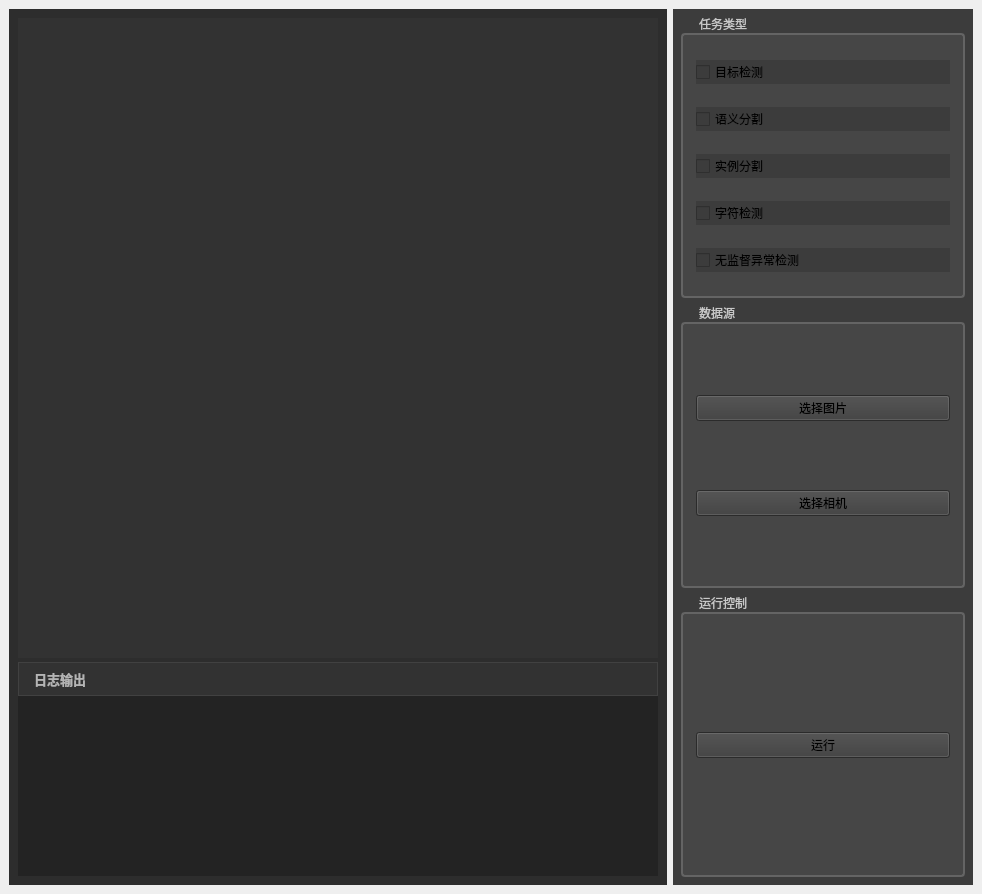
<?xml version="1.0" encoding="UTF-8"?>
<ui version="4.0">
 <class>MainWindow</class>
 <widget class="QMainWindow" name="MainWindow">
  <property name="geometry">
   <rect>
    <x>0</x>
    <y>0</y>
    <width>968</width>
    <height>875</height>
   </rect>
  </property>
  <property name="windowTitle">
   <string>AIVision</string>
  </property>
  <widget class="QWidget" name="centralwidget">
   <layout class="QHBoxLayout" name="horizontalLayout">
    <item>
     <widget class="QWidget" name="left_panel" native="true">
      <property name="styleSheet">
       <string notr="true">background-color: rgb(45, 45, 45);</string>
      </property>
      <layout class="QVBoxLayout" name="left_layout">
       <property name="spacing">
        <number>4</number>
       </property>
       <item>
        <widget class="QWidget" name="show_widget" native="true">
         <property name="minimumSize">
          <size>
           <width>640</width>
           <height>640</height>
          </size>
         </property>
         <property name="maximumSize">
          <size>
           <width>640</width>
           <height>640</height>
          </size>
         </property>
         <property name="styleSheet">
          <string notr="true">background-color: rgb(50, 50, 50);</string>
         </property>
        </widget>
       </item>
       <item>
        <widget class="QWidget" name="log_container" native="true">
         <property name="styleSheet">
          <string notr="true">background-color: rgb(40, 40, 40);
border: 1px solid rgb(65, 65, 65);</string>
         </property>
         <layout class="QVBoxLayout" name="log_layout">
          <property name="spacing">
           <number>0</number>
          </property>
          <property name="leftMargin">
           <number>0</number>
          </property>
          <property name="topMargin">
           <number>0</number>
          </property>
          <property name="rightMargin">
           <number>0</number>
          </property>
          <property name="bottomMargin">
           <number>0</number>
          </property>
          <item>
           <widget class="QLabel" name="log_title">
            <property name="styleSheet">
             <string notr="true">background-color: rgb(50, 50, 50);
color: rgb(180, 180, 180);
padding: 6px 12px;
font-family: &quot;SimSun&quot;, &quot;宋体&quot;;
font-weight: bold;
font-size: 13px;
border-bottom: 1px solid rgb(65, 65, 65);</string>
            </property>
            <property name="text">
             <string>日志输出</string>
            </property>
           </widget>
          </item>
          <item>
           <widget class="QPlainTextEdit" name="log_widget">
            <property name="minimumSize">
             <size>
              <width>0</width>
              <height>180</height>
             </size>
            </property>
            <property name="styleSheet">
             <string notr="true">QPlainTextEdit {
    background-color: rgb(35, 35, 35);
    color: rgb(200, 200, 200);
    border: none;
    font-family: &quot;Consolas&quot;, &quot;Microsoft YaHei&quot;;
    font-size: 12px;
    selection-background-color: rgb(70, 70, 70);
}</string>
            </property>
            <property name="readOnly">
             <bool>true</bool>
            </property>
           </widget>
          </item>
         </layout>
        </widget>
       </item>
      </layout>
     </widget>
    </item>
    <item>
     <widget class="QWidget" name="widget_2" native="true">
      <property name="minimumSize">
       <size>
        <width>300</width>
        <height>0</height>
       </size>
      </property>
      <property name="maximumSize">
       <size>
        <width>200</width>
        <height>1200</height>
       </size>
      </property>
      <property name="styleSheet">
       <string notr="true">background-color: rgb(60, 60, 60);</string>
      </property>
      <layout class="QVBoxLayout" name="verticalLayout_2">
       <property name="spacing">
        <number>8</number>
       </property>
       <property name="leftMargin">
        <number>8</number>
       </property>
       <property name="topMargin">
        <number>8</number>
       </property>
       <property name="rightMargin">
        <number>8</number>
       </property>
       <property name="bottomMargin">
        <number>8</number>
       </property>
       <item>
        <widget class="QGroupBox" name="widget_3">
         <property name="sizePolicy">
          <sizepolicy hsizetype="Preferred" vsizetype="Expanding">
           <horstretch>0</horstretch>
           <verstretch>0</verstretch>
          </sizepolicy>
         </property>
         <property name="styleSheet">
          <string notr="true">QGroupBox {
    background-color: rgb(70, 70, 70);
    border: 2px solid rgb(100, 100, 100);
    border-radius: 4px;
    margin-top: 16px;
    padding-top: 12px;
}
QGroupBox::title {
    subcontrol-origin: margin;
    subcontrol-position: top left;
    left: 10px;
    padding: 0 6px;
    color: rgb(200, 200, 200);
    font-family: &quot;SimSun&quot;, &quot;宋体&quot;;
    font-weight: bold;
    font-size: 13px;
}</string>
         </property>
         <property name="title">
          <string>任务类型</string>
         </property>
         <layout class="QVBoxLayout" name="verticalLayout">
          <property name="spacing">
           <number>8</number>
          </property>
          <property name="leftMargin">
           <number>12</number>
          </property>
          <property name="topMargin">
           <number>8</number>
          </property>
          <property name="rightMargin">
           <number>12</number>
          </property>
          <property name="bottomMargin">
           <number>8</number>
          </property>
          <item>
           <widget class="QCheckBox" name="detectObject">
            <property name="text">
             <string>目标检测</string>
            </property>
            <property name="autoExclusive">
             <bool>true</bool>
            </property>
           </widget>
          </item>
          <item>
           <widget class="QCheckBox" name="segment">
            <property name="text">
             <string>语义分割  </string>
            </property>
            <property name="autoExclusive">
             <bool>true</bool>
            </property>
           </widget>
          </item>
          <item>
           <widget class="QCheckBox" name="instanceSegment">
            <property name="text">
             <string>实例分割 </string>
            </property>
            <property name="autoExclusive">
             <bool>true</bool>
            </property>
           </widget>
          </item>
          <item>
           <widget class="QCheckBox" name="OCR">
            <property name="text">
             <string>字符检测</string>
            </property>
            <property name="autoExclusive">
             <bool>true</bool>
            </property>
           </widget>
          </item>
          <item>
           <widget class="QCheckBox" name="anomalyDetect">
            <property name="text">
             <string>无监督异常检测</string>
            </property>
            <property name="autoExclusive">
             <bool>true</bool>
            </property>
           </widget>
          </item>
         </layout>
        </widget>
       </item>
       <item>
        <widget class="QGroupBox" name="groupBox_data">
         <property name="sizePolicy">
          <sizepolicy hsizetype="Preferred" vsizetype="Expanding">
           <horstretch>0</horstretch>
           <verstretch>0</verstretch>
          </sizepolicy>
         </property>
         <property name="styleSheet">
          <string notr="true">QGroupBox {
    background-color: rgb(70, 70, 70);
    border: 2px solid rgb(100, 100, 100);
    border-radius: 4px;
    margin-top: 16px;
    padding-top: 12px;
}
QGroupBox::title {
    subcontrol-origin: margin;
    subcontrol-position: top left;
    left: 10px;
    padding: 0 6px;
    color: rgb(200, 200, 200);
    font-family: &quot;SimSun&quot;, &quot;宋体&quot;;
    font-weight: bold;
    font-size: 13px;
}</string>
         </property>
         <property name="title">
          <string>数据源</string>
         </property>
         <layout class="QVBoxLayout" name="verticalLayout_data">
          <property name="spacing">
           <number>8</number>
          </property>
          <property name="leftMargin">
           <number>12</number>
          </property>
          <property name="topMargin">
           <number>8</number>
          </property>
          <property name="rightMargin">
           <number>12</number>
          </property>
          <property name="bottomMargin">
           <number>8</number>
          </property>
          <item>
           <widget class="QPushButton" name="btn_selectImages">
            <property name="text">
             <string>选择图片</string>
            </property>
           </widget>
          </item>
          <item>
           <widget class="QPushButton" name="btn_selectCamera">
            <property name="text">
             <string>选择相机</string>
            </property>
           </widget>
          </item>
         </layout>
        </widget>
       </item>
       <item>
        <widget class="QGroupBox" name="groupBox_param">
         <property name="sizePolicy">
          <sizepolicy hsizetype="Preferred" vsizetype="Expanding">
           <horstretch>0</horstretch>
           <verstretch>0</verstretch>
          </sizepolicy>
         </property>
         <property name="styleSheet">
          <string notr="true">QGroupBox {
    background-color: rgb(70, 70, 70);
    border: 2px solid rgb(100, 100, 100);
    border-radius: 4px;
    margin-top: 16px;
    padding-top: 12px;
}
QGroupBox::title {
    subcontrol-origin: margin;
    subcontrol-position: top left;
    left: 10px;
    padding: 0 6px;
    color: rgb(200, 200, 200);
    font-family: &quot;SimSun&quot;, &quot;宋体&quot;;
    font-weight: bold;
    font-size: 13px;
}</string>
         </property>
         <property name="title">
          <string>运行控制</string>
         </property>
         <layout class="QVBoxLayout" name="verticalLayout_param">
          <property name="spacing">
           <number>8</number>
          </property>
          <property name="leftMargin">
           <number>12</number>
          </property>
          <property name="topMargin">
           <number>8</number>
          </property>
          <property name="rightMargin">
           <number>12</number>
          </property>
          <property name="bottomMargin">
           <number>8</number>
          </property>
          <item>
           <widget class="QPushButton" name="btn_start">
            <property name="text">
             <string>运行</string>
            </property>
           </widget>
          </item>
         </layout>
        </widget>
       </item>
      </layout>
     </widget>
    </item>
   </layout>
  </widget>
 </widget>
 <resources/>
 <connections/>
</ui>
